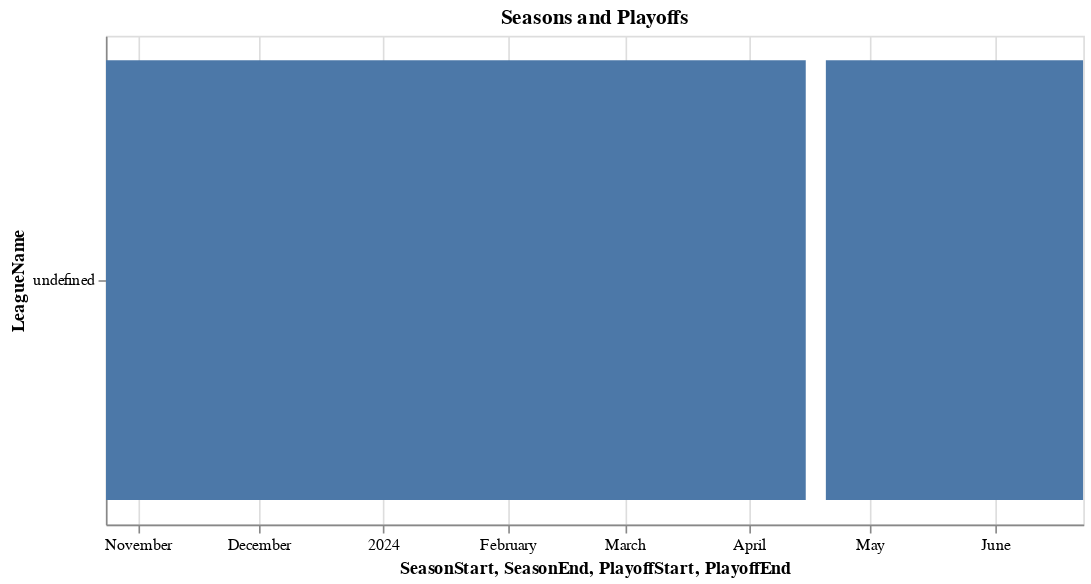

Notebook source saved alongside this figure:
### Code cell
# create a chart that shows a bar from season start to season end for each season
chart = alt.Chart(league_df).mark_bar().encode(
    x='SeasonStart:T',
    x2='SeasonEnd:T',
    y='LeagueName:N',
).properties(
    width=600,
    height=300
).interactive()


# add the playoffs
playoff_chart = alt.Chart(league_df).mark_bar().encode(
    x='PlayoffStart:T',
    x2='PlayoffEnd:T',
    y='LeagueName:N',
).properties(
    width=600,
    height=300
).interactive()

# combine the two charts
chart + playoff_chart

# set a title
chart + playoff_chart.properties(
    title='Seasons and Playoffs',
    # xlabel="Date",
    # ylabel="League"
)

### Figure 1 — Vega-Lite specification as saved in the notebook (floating-point values rounded to 4 significant figures)
{"config": {"view": {"continuousWidth": 300, "continuousHeight": 300}}, "layer": [{"mark": {"type": "bar"}, "encoding": {"x": {"field": "SeasonStart", "type": "temporal"}, "x2": {"field": "SeasonEnd"}, "y": {"field": "LeagueName", "type": "nominal"}}, "name": "view_17"}, {"mark": {"type": "bar"}, "encoding": {"x": {"field": "PlayoffStart", "type": "temporal"}, "x2": {"field": "PlayoffEnd"}, "y": {"field": "LeagueName", "type": "nominal"}}, "name": "view_18", "title": "Seasons and Playoffs"}], "data": {"name": "data-f1085ce4c6bc1de4e200b3dd2e49d4a5"}, "height": 300, "params": [{"name": "param_9", "select": {"type": "interval", "encodings": ["x", "y"]}, "bind": "scales", "views": ["view_17"]}, {"name": "param_10", "select": {"type": "interval", "encodings": ["x", "y"]}, "bind": "scales", "views": ["view_18"]}], "width": 600, "$schema": "https://vega.github.io/schema/vega-lite/v5.16.3.json", "datasets": {"data-f1085ce4c6bc1de4e200b3dd2e49d4a5": [{"League": "NBA", "LeagueSeason": "2023-2024", "SeasonStart": "2023-10-24T00:00:00", "SeasonEnd": "2024-04-15T00:00:00", "PlayoffStart": "2024-04-20T00:00:00", "PlayoffEnd": "2024-06-23T00:00:00", "SalaryCap": 136000000, "LeagueXFollowers": 44570000, "LeagueIGFollowers": 86300000}]}}
